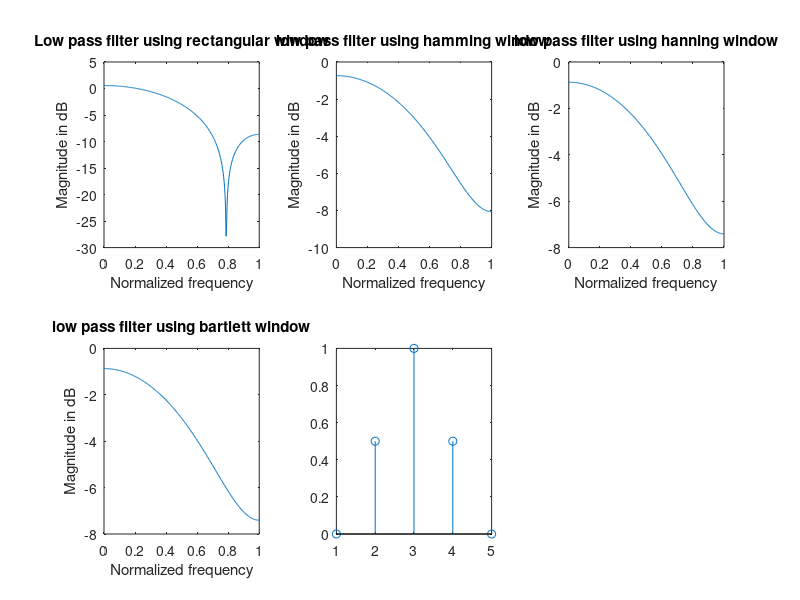

Here is the MATLAB script that generated this plot:
clc;
clear;
close all;
wc=0.5*pi;
N = input('Enter the value of N=');
alpha = (N-1)/2;
eps = 0.001;
n = 0:1:N-1;
hd = (sin(wc*(n-alpha+eps))./(pi*(n-alpha+eps)));
wr = boxcar(N);
wh=hamming(N);
wn=hanning(N);
wt=bartlett(N);
hn = hd.*wr';
hn1=hd.*wh';
hn2=hd.*wn';
hn3=hd.*wt';
w = 0:0.01:pi;
h = freqz(hn,1,w);
h1 = freqz(hn1,1,w);
h2 = freqz(hn2,1,w);
h3=freqz(hn3,1,w);
figure;
subplot(2,3,1);
plot(w/pi,10*log10(abs(h)));
title('Low pass filter using rectangular window');
xlabel('Normalized frequency');
ylabel('Magnitude in dB');
subplot(2,3,2);
plot(w/pi,10*log10(abs(h1)));
title('low pass filter using hamming window');
xlabel('Normalized frequency');
ylabel('Magnitude in dB');
subplot(2,3,3);
plot(w/pi,10*log10(abs(h2)));
title('low pass filter using hanning window');
xlabel('Normalized frequency');
ylabel('Magnitude in dB');
subplot(2,3,4);
plot(w/pi,10*log10(abs(h3)));
title('low pass filter using bartlett window');
xlabel('Normalized frequency');
ylabel('Magnitude in dB');
subplot(2,3,5);
title('Triangular window Sequence');
xlabel('No. of Samples');
ylabel('Amplitude');
stem(wt)